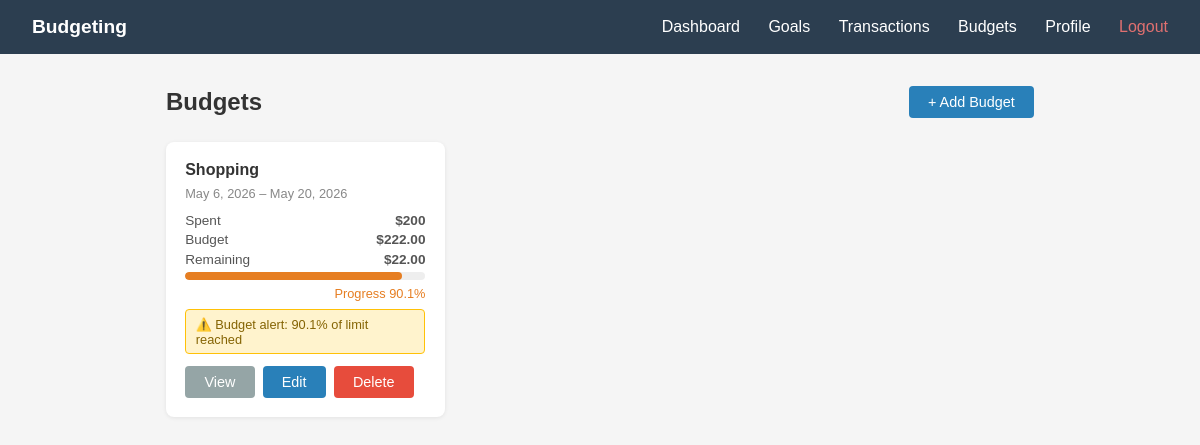
The app's page /budgets/ (signed in), older data.
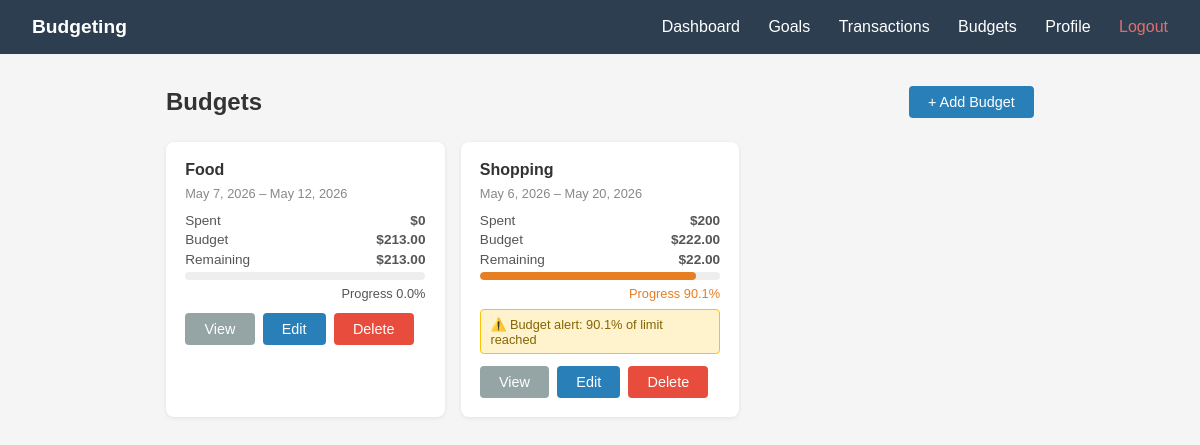
The same page, newer data.
### budgets/models.py (models this page shows, shortened)
class Budget(models.Model):
    user = models.ForeignKey(settings.AUTH_USER_MODEL, on_delete=models.CASCADE)
    category = models.ForeignKey("transactions.Category", on_delete=models.CASCADE)
    amount = models.DecimalField(max_digits=10, decimal_places=2)
    start_date = models.DateField()
    end_date = models.DateField()
    alert_threshold = models.PositiveIntegerField(default=80)
    spent = models.DecimalField(max_digits=10, decimal_places=2, default=0)
    class Meta:
        ordering = ['-start_date']
    def get_spent(self) -> float:
        try:
            from transactions.models import Transaction
            result = Transaction.objects.filter(
                user=self.user,
                category=self.category,
                date__gte=self.start_date,
                date__lte=self.end_date,
            ).aggregate(total=models.Sum('amount'))['total']
            return result or 0
        except Exception:
            return self.spent
    def get_remaining(self) -> float:
        return self.amount - self.get_spent()
    def get_progress_percent(self) -> float:
        if self.amount == 0:
            return 0
        return round((self.get_spent() / self.amount) * 100, 1)
    def get_status(self) -> str:
        pct = self.get_progress_percent()
        if pct >= 100:
            return 'danger'
        elif pct >= self.alert_threshold:
            return 'warning'
        return 'safe'

### transactions/models.py (models this page shows, shortened)
class Category(models.Model):
    user = models.ForeignKey(
        "users.CustomUser",
        on_delete=models.CASCADE,
        null=True,
        blank=True,
        related_name="custom_categories"
    )
    name = models.CharField(max_length=50)
    created_at = models.DateTimeField(auto_now_add=True)
    class Meta:
        constraints = [
            models.UniqueConstraint(
                fields=["name", "user"],
                name='unique_category_per_user'
            )
        ]
        ordering = ["name"]

### users/models.py (models this page shows, shortened)
class CustomUser(AbstractBaseUser, PermissionsMixin):
    email = models.EmailField(unique=True)
    full_name = models.CharField(max_length=150)
    is_active = models.BooleanField(default=True)
    is_staff = models.BooleanField(default=False)
    objects = CustomUserManager()
    USERNAME_FIELD = "email"
    REQUIRED_FIELDS = ["full_name"]

### budgets/views.py (the view)
# urls.py: path('', views.BudgetListView.as_view(), name='budget_list'),
@method_decorator(login_required, name='dispatch')
class BudgetListView(View):
    def get(self, request: HttpRequest) -> HttpResponse:
        budgets = BudgetService.get_user_budgets(request.user)
        return render(request, 'budgets/budget_list.html', {'budgets': budgets})

### budgets/services.py (called while the page is built)
    @staticmethod
    def get_user_budgets(user) -> QuerySet[Budget]:
        return Budget.objects.filter(user=user).select_related('category')

### budgets/templates/budgets/budget_list.html (shortened to what this page needs)
{% extends 'base.html' %}
{% block content %}
<div class="page-header">
    <h1>Budgets</h1>
    <a href="{% url 'budgets:budget_create' %}" class="btn btn-primary">+ Add Budget</a>
</div>
<div class="budgets-grid">
    {% for budget in budgets %}
    <div class="budget-card">
        <h3>{{ budget.category.name }}</h3>
        <div class="dates">{{ budget.start_date }} – {{ budget.end_date }}</div>
        <div class="amounts">
            <span>Spent</span>
            <span><strong>${{ budget.get_spent }}</strong></span>
        </div>
        <div class="amounts">
            <span>Budget</span>
            <span><strong>${{ budget.amount }}</strong></span>
        </div>
        <div class="amounts">
            <span>Remaining</span>
            <span><strong>${{ budget.get_remaining }}</strong></span>
        </div>
        <div class="progress-track">
            <div class="progress-fill {{ budget.get_status }}"
     style="width: {{ budget.get_progress_percent }}%;"></div>
        </div>
        <div class="progress-pct {{ budget.get_status }}">
            Progress {{ budget.get_progress_percent }}%
        </div>
        {% if budget.get_status == 'warning' or budget.get_status == 'danger' %}
        <div class="alert-msg">
            ⚠️ Budget alert: {{ budget.get_progress_percent }}% of limit reached
        </div>
        {% endif %}
        <div class="card-actions">
            <a href="{% url 'budgets:budget_detail' budget.pk %}" class="btn btn-secondary">View</a>
            <a href="{% url 'budgets:budget_edit' budget.pk %}" class="btn btn-primary">Edit</a>
            <a href="{% url 'budgets:budget_delete' budget.pk %}" class="btn btn-danger">Delete</a>
        </div>
    </div>
    {% empty %}
    <div class="empty-state" style="grid-column: 1/-1;">
        <p>No budgets yet.</p>
        <br>
        <a href="{% url 'budgets:budget_create' %}" class="btn btn-primary">Create your first budget</a>
    </div>
    {% endfor %}
</div>
{% endblock %}

Row changes from the older to the newer data that the page shows:
added Budget: category.name "Food", start_date "May 7, 2026", end_date "May 12, 2026", get_spent "0", amount "213.00", get_remaining "213.00", get_progress_percent "0.0"
